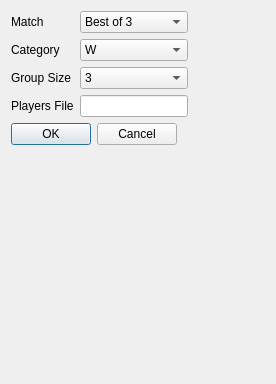
<?xml version="1.0" encoding="UTF-8"?>
<ui version="4.0">
 <class>Dialog</class>
 <widget class="QDialog" name="Dialog">
  <property name="geometry">
   <rect>
    <x>0</x>
    <y>0</y>
    <width>276</width>
    <height>384</height>
   </rect>
  </property>
  <property name="windowTitle">
   <string>Dialog</string>
  </property>
  <layout class="QFormLayout" name="formLayout_2">
   <item row="0" column="0">
    <layout class="QVBoxLayout" name="verticalLayout">
     <item>
      <layout class="QFormLayout" name="formLayout">
       <property name="fieldGrowthPolicy">
        <enum>QFormLayout::AllNonFixedFieldsGrow</enum>
       </property>
       <item row="0" column="0">
        <widget class="QLabel" name="matchLabel">
         <property name="text">
          <string>Match</string>
         </property>
        </widget>
       </item>
       <item row="0" column="1">
        <widget class="QComboBox" name="matchComboBox">
         <item>
          <property name="text">
           <string>Best of 3</string>
          </property>
         </item>
         <item>
          <property name="text">
           <string>Best of 5</string>
          </property>
         </item>
        </widget>
       </item>
       <item row="1" column="0">
        <widget class="QLabel" name="categoryLabel">
         <property name="text">
          <string>Category</string>
         </property>
        </widget>
       </item>
       <item row="1" column="1">
        <widget class="QComboBox" name="categoryComboBox">
         <item>
          <property name="text">
           <string>W</string>
          </property>
         </item>
         <item>
          <property name="text">
           <string>M1</string>
          </property>
         </item>
         <item>
          <property name="text">
           <string>M2</string>
          </property>
         </item>
         <item>
          <property name="text">
           <string>M3</string>
          </property>
         </item>
         <item>
          <property name="text">
           <string>Elite</string>
          </property>
         </item>
        </widget>
       </item>
       <item row="2" column="0">
        <widget class="QLabel" name="groupSizeLabel">
         <property name="text">
          <string>Group Size</string>
         </property>
        </widget>
       </item>
       <item row="2" column="1">
        <widget class="QComboBox" name="groupSizeComboBox">
         <item>
          <property name="text">
           <string>3</string>
          </property>
         </item>
         <item>
          <property name="text">
           <string>4</string>
          </property>
         </item>
         <item>
          <property name="text">
           <string>5</string>
          </property>
         </item>
         <item>
          <property name="text">
           <string>6</string>
          </property>
         </item>
         <item>
          <property name="text">
           <string>7</string>
          </property>
         </item>
         <item>
          <property name="text">
           <string>8</string>
          </property>
         </item>
        </widget>
       </item>
       <item row="3" column="0">
        <widget class="QLabel" name="playersFileLabel">
         <property name="text">
          <string>Players File</string>
         </property>
        </widget>
       </item>
       <item row="3" column="1">
        <widget class="QLineEdit" name="playersFileLineEdit"/>
       </item>
      </layout>
     </item>
    </layout>
   </item>
   <item row="1" column="0">
    <widget class="QDialogButtonBox" name="buttonBox">
     <property name="orientation">
      <enum>Qt::Horizontal</enum>
     </property>
     <property name="standardButtons">
      <set>QDialogButtonBox::Cancel|QDialogButtonBox::Ok</set>
     </property>
    </widget>
   </item>
  </layout>
 </widget>
 <resources/>
 <connections>
  <connection>
   <sender>buttonBox</sender>
   <signal>accepted()</signal>
   <receiver>Dialog</receiver>
   <slot>accept()</slot>
   <hints>
    <hint type="sourcelabel">
     <x>248</x>
     <y>254</y>
    </hint>
    <hint type="destinationlabel">
     <x>157</x>
     <y>274</y>
    </hint>
   </hints>
  </connection>
  <connection>
   <sender>buttonBox</sender>
   <signal>rejected()</signal>
   <receiver>Dialog</receiver>
   <slot>reject()</slot>
   <hints>
    <hint type="sourcelabel">
     <x>316</x>
     <y>260</y>
    </hint>
    <hint type="destinationlabel">
     <x>286</x>
     <y>274</y>
    </hint>
   </hints>
  </connection>
 </connections>
</ui>
